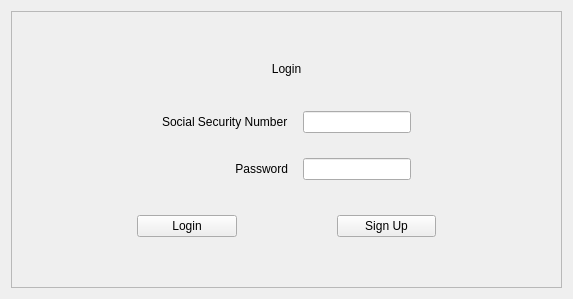
      <widget class="QWidget" name="W_Login">
       <layout class="QGridLayout" name="gridLayout">
        <item row="0" column="0">
         <widget class="QFrame" name="F_Login">
          <property name="maximumSize">
           <size>
            <width>700</width>
            <height>300</height>
           </size>
          </property>
          <property name="frameShape">
           <enum>QFrame::StyledPanel</enum>
          </property>
          <property name="frameShadow">
           <enum>QFrame::Raised</enum>
          </property>
          <layout class="QVBoxLayout" name="verticalLayout_7">
           <property name="spacing">
            <number>25</number>
           </property>
           <property name="leftMargin">
            <number>50</number>
           </property>
           <property name="topMargin">
            <number>50</number>
           </property>
           <property name="rightMargin">
            <number>50</number>
           </property>
           <property name="bottomMargin">
            <number>50</number>
           </property>
           <item>
            <widget class="QLabel" name="L_LoginTitle">
             <property name="text">
              <string>Login</string>
             </property>
             <property name="alignment">
              <set>Qt::AlignCenter</set>
             </property>
            </widget>
           </item>
           <item>
            <layout class="QGridLayout" name="GL_LoginCredentials">
             <property name="leftMargin">
              <number>100</number>
             </property>
             <property name="topMargin">
              <number>10</number>
             </property>
             <property name="rightMargin">
              <number>100</number>
             </property>
             <property name="bottomMargin">
              <number>10</number>
             </property>
             <property name="horizontalSpacing">
              <number>15</number>
             </property>
             <property name="verticalSpacing">
              <number>25</number>
             </property>
             <item row="0" column="0">
              <widget class="QLabel" name="L_Login_SSNTitle">
               <property name="minimumSize">
                <size>
                 <width>0</width>
                 <height>0</height>
                </size>
               </property>
               <property name="text">
                <string>Social Security Number</string>
               </property>
               <property name="alignment">
                <set>Qt::AlignLeading|Qt::AlignLeft|Qt::AlignVCenter</set>
               </property>
              </widget>
             </item>
             <item row="0" column="1">
              <widget class="QLineEdit" name="LE_Login_SSN"/>
             </item>
             <item row="1" column="0">
              <widget class="QLabel" name="L_Login_PasswordTitle">
               <property name="text">
                <string>Password</string>
               </property>
               <property name="alignment">
                <set>Qt::AlignRight|Qt::AlignTrailing|Qt::AlignVCenter</set>
               </property>
              </widget>
             </item>
             <item row="1" column="1">
              <widget class="QLineEdit" name="LE_Login_Password">
               <property name="echoMode">
                <enum>QLineEdit::Password</enum>
               </property>
              </widget>
             </item>
            </layout>
           </item>
           <item>
            <layout class="QHBoxLayout" name="HL_LoginButtons">
             <property name="spacing">
              <number>100</number>
             </property>
             <property name="leftMargin">
              <number>75</number>
             </property>
             <property name="rightMargin">
              <number>75</number>
             </property>
             <item>
              <widget class="QPushButton" name="PB_Login_Login">
               <property name="text">
                <string>Login</string>
               </property>
              </widget>
             </item>
             <item>
              <widget class="QPushButton" name="PB_Login_SignUp">
               <property name="text">
                <string>Sign Up</string>
               </property>
              </widget>
             </item>
            </layout>
           </item>
          </layout>
         </widget>
        </item>
       </layout>
      </widget>
